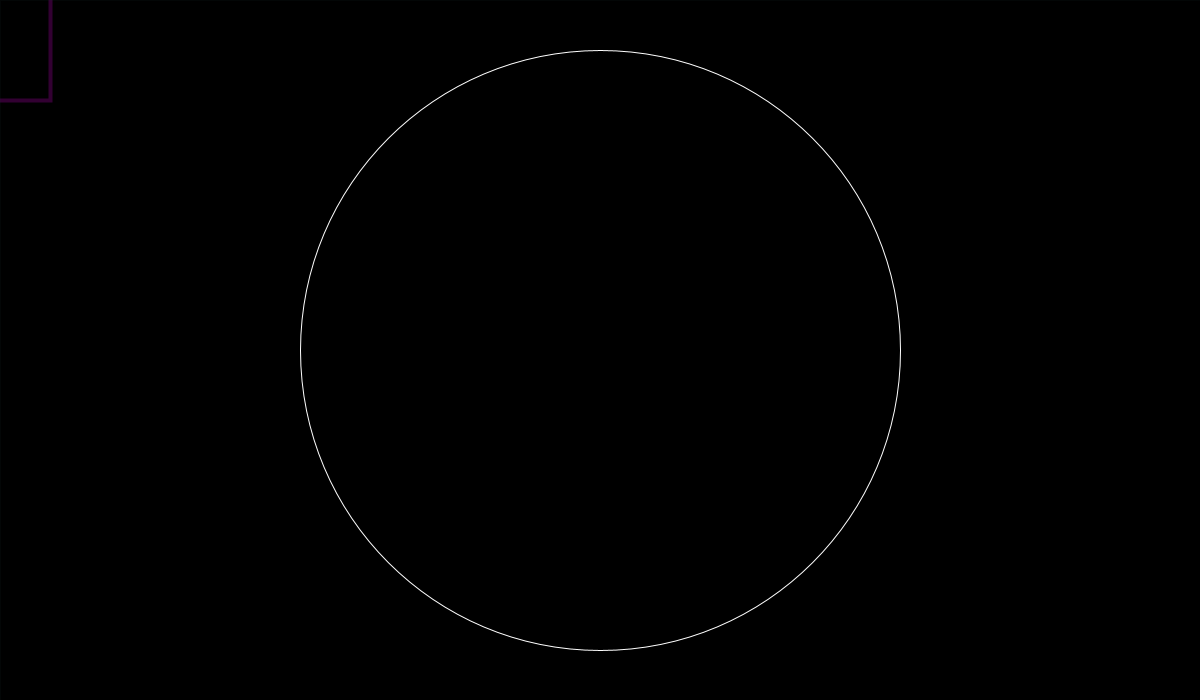
Frame 1 (no input)
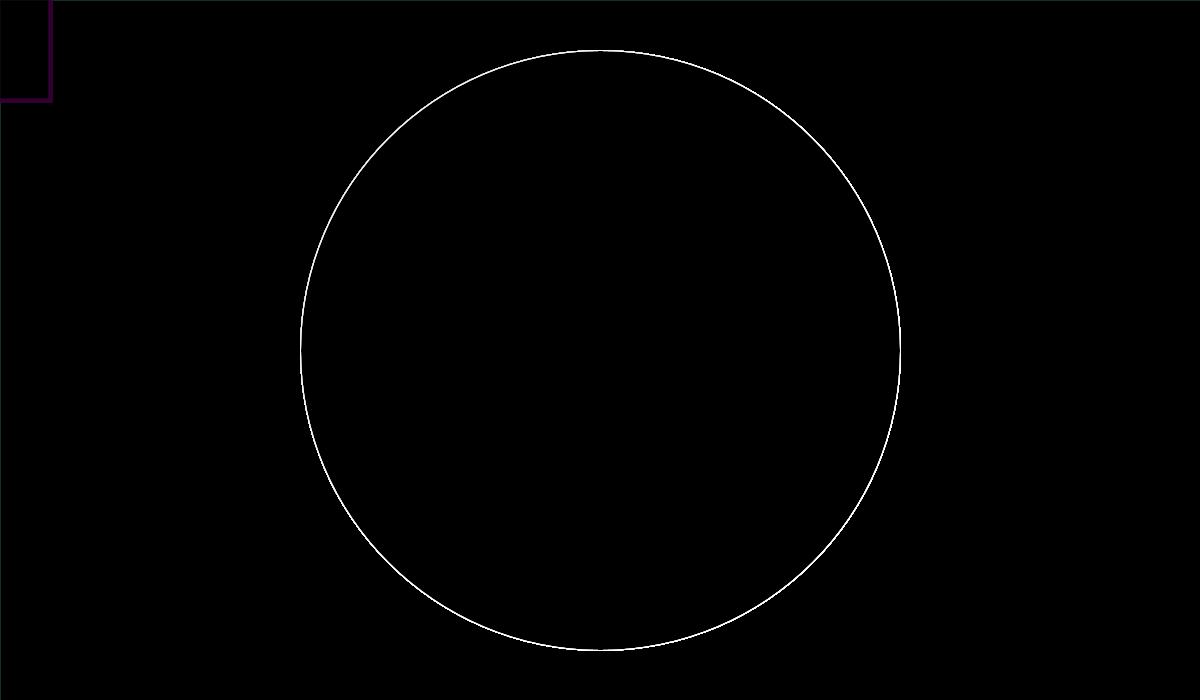
Frame 60 (the mouse pressed at the canvas centre just before this capture)
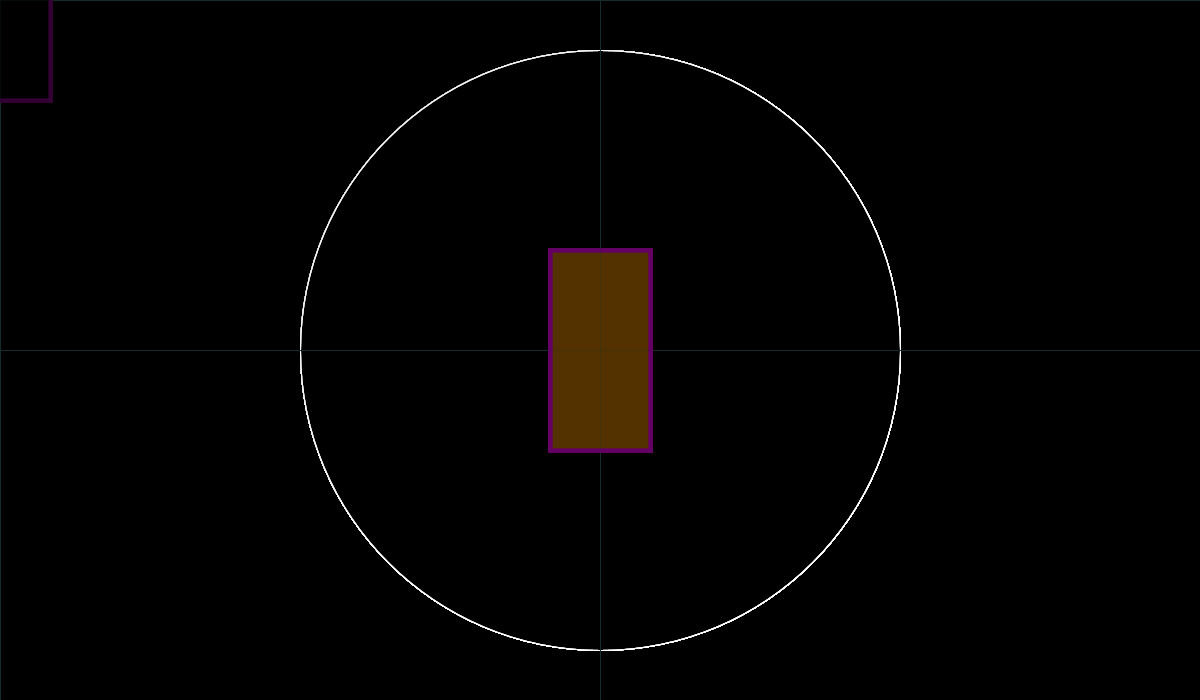
Frame 120 (the mouse held since frame 60 and released just before this capture)

The Processing sketch that drew these frames (run headless with seeded random() and noise(); from frame 60 on, the mouse is pressed at the canvas centre):

// Processing sketch: processing_115131
// ── processing_115131.pde

void setup()
{
  size(1200,700);
  background(0,0,0);
  frameRate(100);
  rectMode(CORNERS);
  frameRate(60);
}

void draw()
{
 
  stroke(255);
  strokeWeight(1);
  fill(mouseY/7,mouseX/12,0,50);
  ellipse(600,350,abs(mouseX-600),abs(mouseX-600));
  stroke((mouseX/12)+50,0,(mouseY/7)+50);
  strokeWeight(4);
  fill(mouseX/7,mouseY/7,0,100);
  rect(mouseX-50, mouseY-100, mouseX + 50, mouseY + 100);
  strokeWeight(0.1);
  stroke(25,50,50);
  line(mouseX,0,mouseX,700);
  line(0,mouseY,1200,mouseY);

  
}
